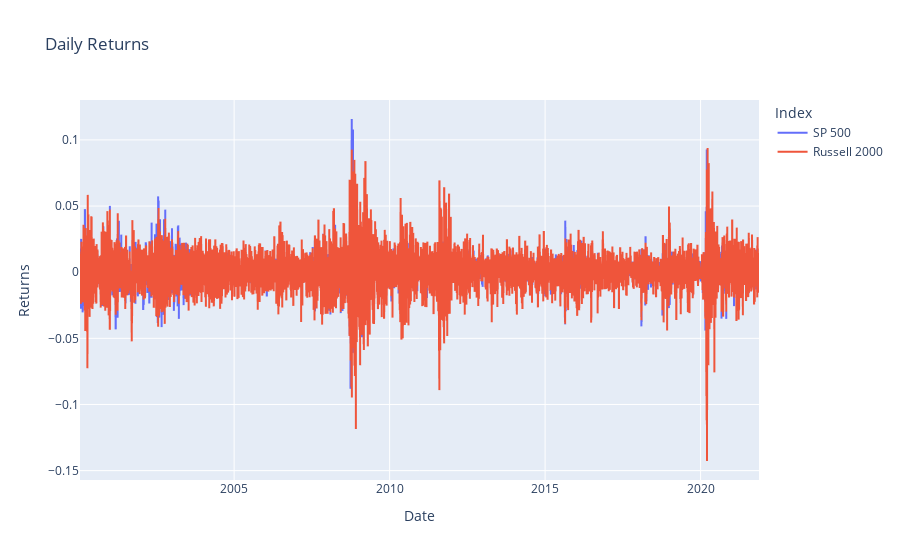

Notebook code cell kept with this figure:
### Code cell
import plotly.express as px
fig = px.line(x= sp['Date'] ,y= [sp['Returns'],rut['returns']] ,title="Daily Returns")
fig.update_yaxes(title_text ="Returns")
fig.update_xaxes(title_text = "Date")
newnames = {'wide_variable_0':'SP 500', 'wide_variable_1': 'Russell 2000'}

fig.for_each_trace(lambda t: t.update(name = newnames[t.name]))
fig.update_layout(legend_title_text="Index")
fig.show()

### Figure 1 — Plotly figure (JSON) as saved in the notebook; plotly's stock layout.template omitted (floating-point values rounded to 4 significant figures; data arrays with more than 128 entries replaced by an {"elided": "..."} marker saying what was removed)
{"data": [{"hovertemplate": "variable=wide_variable_0<br>x=%{x}<br>value=%{y}<extra></extra>", "legendgroup": "wide_variable_0", "line": {"color": "#636efa", "dash": "solid"}, "mode": "lines", "name": "SP 500", "showlegend": true, "type": "scattergl", "x": {"elided": "5496 str values"}, "xaxis": "x", "y": {"elided": "5496 float values"}, "yaxis": "y"}, {"hovertemplate": "variable=wide_variable_1<br>x=%{x}<br>value=%{y}<extra></extra>", "legendgroup": "wide_variable_1", "line": {"color": "#EF553B", "dash": "solid"}, "mode": "lines", "name": "Russell 2000", "showlegend": true, "type": "scattergl", "x": {"elided": "5496 str values"}, "xaxis": "x", "y": {"elided": "5496 float values"}, "yaxis": "y"}], "layout": {"legend": {"title": {"text": "Index"}, "tracegroupgap": 0}, "title": {"text": "Daily Returns"}, "xaxis": {"anchor": "y", "domain": [0, 1], "title": {"text": "Date"}}, "yaxis": {"anchor": "x", "domain": [0, 1], "title": {"text": "Returns"}}}}
